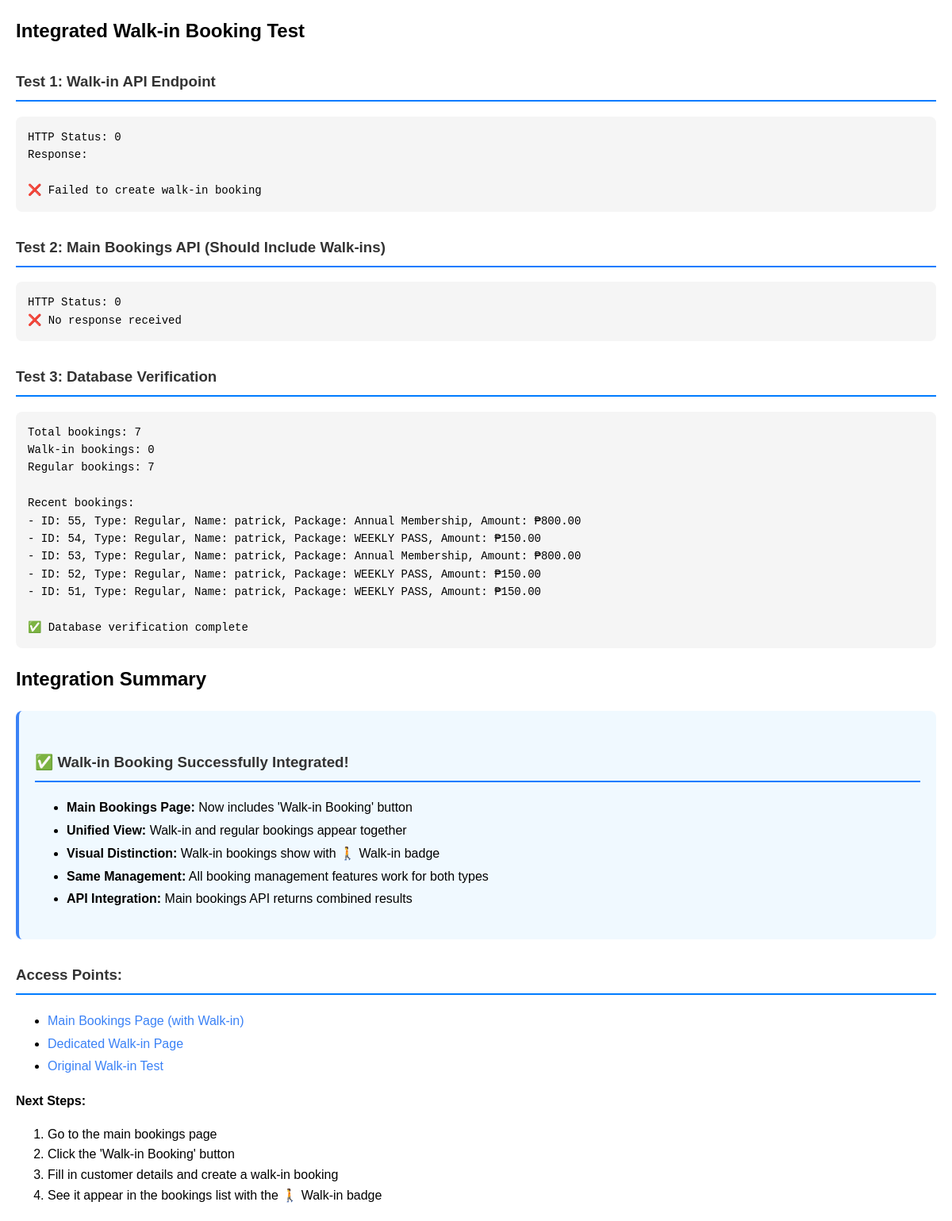
/test-integrated-walkin.php, run on an earlier commit of the app's database.
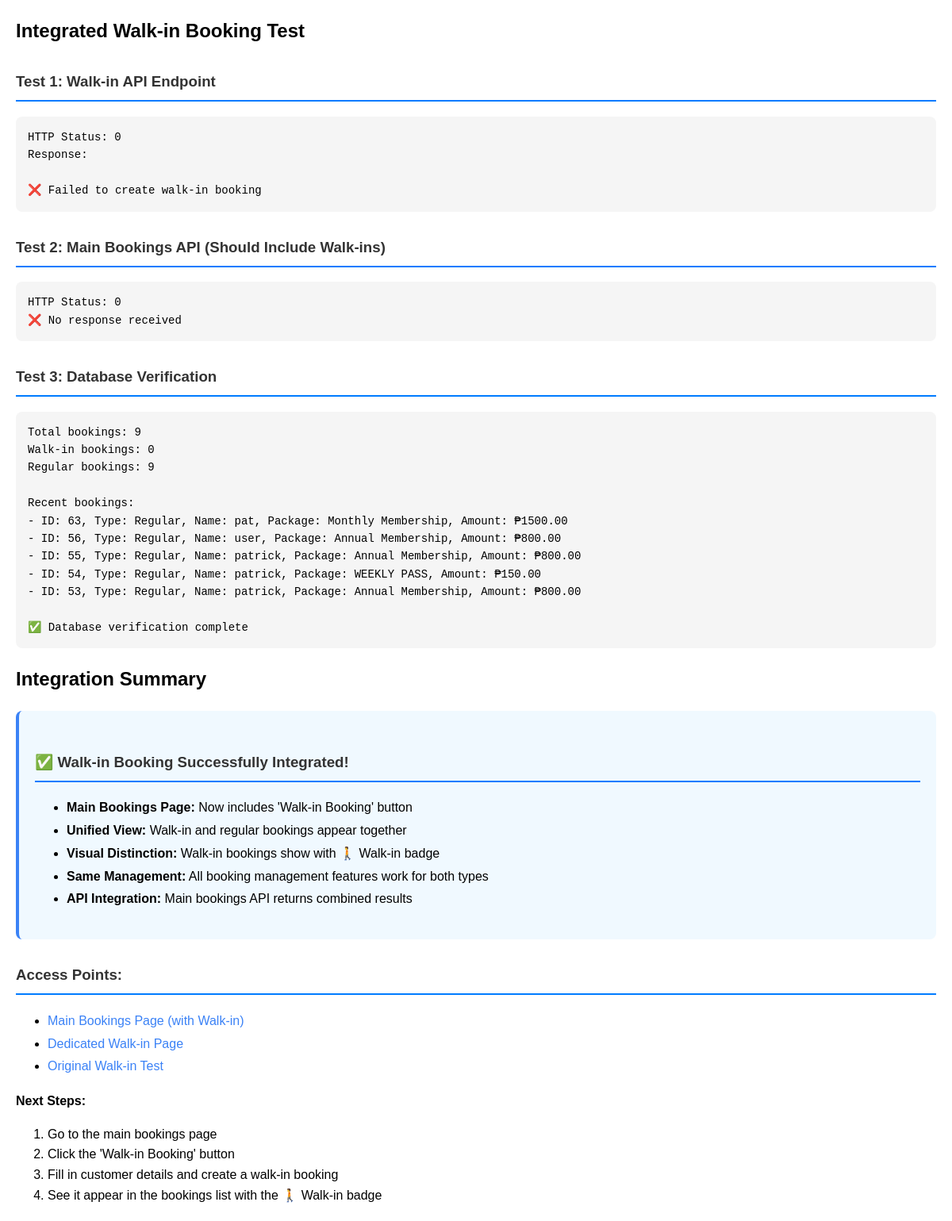
And on a later commit of the database.
### tables this page shows
CREATE TABLE IF NOT EXISTS `bookings` (
  `id` int NOT NULL AUTO_INCREMENT,
  `user_id` int DEFAULT NULL,
  `name` varchar(100) NOT NULL,
  `email` varchar(100) NOT NULL,
  `contact` varchar(50) DEFAULT NULL,
  `package_id` int DEFAULT NULL,
  `trainer_id` int DEFAULT NULL,
  `is_upgrade` tinyint(1) DEFAULT '0',
  `package_name` varchar(100) DEFAULT NULL,
  `amount` decimal(10,2) NOT NULL,
  `booking_date` date DEFAULT NULL,
  `expires_at` datetime DEFAULT NULL,
  `status` enum('pending','verified','rejected') DEFAULT 'pending',
  `verified_at` timestamp NULL DEFAULT NULL,
  `receipt_url` varchar(255) DEFAULT NULL,
  `invoice_url` varchar(255) DEFAULT NULL,
  `notes` text,
  `created_at` timestamp NULL DEFAULT CURRENT_TIMESTAMP,
  `updated_at` timestamp NULL DEFAULT CURRENT_TIMESTAMP ON UPDATE CURRENT_TIMESTAMP,
  PRIMARY KEY (`id`),
  KEY `idx_status` (`status`),
  KEY `idx_created_at` (`created_at`),
  KEY `idx_user_id` (`user_id`),
  KEY `idx_package_id` (`package_id`),
  KEY `fk_booking_trainer` (`trainer_id`)
);

### test-integrated-walkin.php (the view, shortened to what this page needs)
<?php
echo "<h2>Integrated Walk-in Booking Test</h2>";
echo "<h3>Test 1: Walk-in API Endpoint</h3>";
echo "<pre>";
$ch = curl_init();
$response = curl_exec($ch);
$httpCode = curl_getinfo($ch, CURLINFO_HTTP_CODE);
echo "HTTP Status: $httpCode\n";
echo "Response: $response\n\n";
$result = json_decode($response, true);
if ($result && $result['success']) {
    echo "✅ Walk-in booking created successfully!\n";
    echo "Booking ID: " . $result['data']['id'] . "\n";
} else {
    echo "❌ Failed to create walk-in booking\n";
}
echo "</pre>";
echo "<h3>Test 2: Main Bookings API (Should Include Walk-ins)</h3>";
echo "<pre>";
$ch = curl_init();
$response = curl_exec($ch);
$httpCode = curl_getinfo($ch, CURLINFO_HTTP_CODE);
echo "HTTP Status: $httpCode\n";
if ($response) {
    $result = json_decode($response, true);
    if ($result && $result['success']) {
        echo "✅ Retrieved " . count($result['data']) . " total bookings\n";
        $walkinCount = 0;
        $regularCount = 0;
        foreach ($result['data'] as $booking) {
            if ($booking['is_walkin']) {
                $walkinCount++;
                echo "Walk-in found: ID {$booking['id']}, Name: {$booking['name']}, Package: {$booking['package_name']}\n";
            } else {
                $regularCount++;
            }
        }
        echo "\nSummary:\n";
        echo "- Walk-in bookings: $walkinCount\n";
        echo "- Regular bookings: $regularCount\n";
        echo "- Total: " . ($walkinCount + $regularCount) . "\n";
        if ($walkinCount > 0) {
            echo "\n✅ Integration successful! Walk-in bookings are included in main bookings API\n";
        } else {
            echo "\n⚠️  No walk-in bookings found. Make sure to create one first.\n";
        }
    } else {
        echo "❌ Failed to retrieve bookings\n";
        echo "Response: $response\n";
    }
} else {
    echo "❌ No response received\n";
}
echo "</pre>";
echo "<h3>Test 3: Database Verification</h3>";
echo "<pre>";
try {
    $conn = getDBConnection();
    $sql = "SELECT COUNT(*) as total FROM bookings";
    $result = $conn->query($sql);
    $row = $result->fetch_assoc();
    echo "Total bookings: " . $row['total'] . "\n";
    $sql = "SELECT COUNT(*) as walkin_count FROM bookings WHERE user_id IS NULL";
    $result = $conn->query($sql);
    $row = $result->fetch_assoc();
    echo "Walk-in bookings: " . $row['walkin_count'] . "\n";
    $sql = "SELECT COUNT(*) as regular_count FROM bookings WHERE user_id IS NOT NULL";
    $result = $conn->query($sql);
    $row = $result->fetch_assoc();
    echo "Regular bookings: " . $row['regular_count'] . "\n";
    $sql = "SELECT id, name, email, package_name, amount, status,
                   CASE WHEN user_id IS NULL THEN 'Walk-in' ELSE 'Regular' END as booking_type,
                   created_at
            FROM bookings ORDER BY created_at DESC LIMIT 5";
    $result = $conn->query($sql);
    if ($result->num_rows > 0) {
        echo "\nRecent bookings:\n";
        while ($row = $result->fetch_assoc()) {
            echo "- ID: {$row['id']}, Type: {$row['booking_type']}, Name: {$row['name']}, Package: {$row['package_name']}, Amount: ₱{$row['amount']}\n";
        }
    }
    echo "\n✅ Database verification complete\n";
} catch (Exception $e) {
    echo "❌ Database error: " . $e->getMessage() . "\n";
}
echo "</pre>";
echo "<h2>Integration Summary</h2>";
echo "<div style='background: #f0f9ff; padding: 20px; border-radius: 8px; border-left: 4px solid #3b82f6;'>";
echo "<h3>✅ Walk-in Booking Successfully Integrated!</h3>";
echo "<ul>";
echo "<li><strong>Main Bookings Page:</strong> Now includes 'Walk-in Booking' button</li>";
echo "<li><strong>Unified View:</strong> Walk-in and regular bookings appear together</li>";
echo "<li><strong>Visual Distinction:</strong> Walk-in bookings show with 🚶 Walk-in badge</li>";
echo "<li><strong>Same Management:</strong> All booking management features work for both types</li>";
echo "<li><strong>API Integration:</strong> Main bookings API returns combined results</li>";
echo "</ul>";
echo "</div>";
echo "<h3>Access Points:</h3>";
echo "<ul>";
echo "<li><a href='views/admin/bookings.php' target='_blank'>Main Bookings Page (with Walk-in)</a></li>";
echo "<li><a href='views/admin/walkin-bookings.php' target='_blank'>Dedicated Walk-in Page</a></li>";
echo "<li><a href='test-walkin.php' target='_blank'>Original Walk-in Test</a></li>";
echo "</ul>";
echo "<p><strong>Next Steps:</strong></p>";
echo "<ol>";
echo "<li>Go to the main bookings page</li>";
echo "<li>Click the 'Walk-in Booking' button</li>";
echo "<li>Fill in customer details and create a walk-in booking</li>";
echo "<li>See it appear in the bookings list with the 🚶 Walk-in badge</li>";
echo "</ol>";
?>
<!DOCTYPE html>
<html>
<head>
</head>
<body>
</body>
</html>

What changed in the data, as far as the page shows it:
no longer on this page (row unchanged): bookings: id "52", booking_type "Regular", name "patrick", package_name "WEEKLY PASS", amount "150.00"
no longer on this page (row unchanged): bookings: id "51", booking_type "Regular", name "patrick", package_name "WEEKLY PASS", amount "150.00"
added bookings: id "63", booking_type "Regular", name "pat", package_name "Monthly Membership", amount "1500.00"
added bookings: id "56", booking_type "Regular", name "user", package_name "Annual Membership", amount "800.00"
Also different on the page:
$row['total']: "7" → "9"
$row['regular_count']: "7" → "9"
